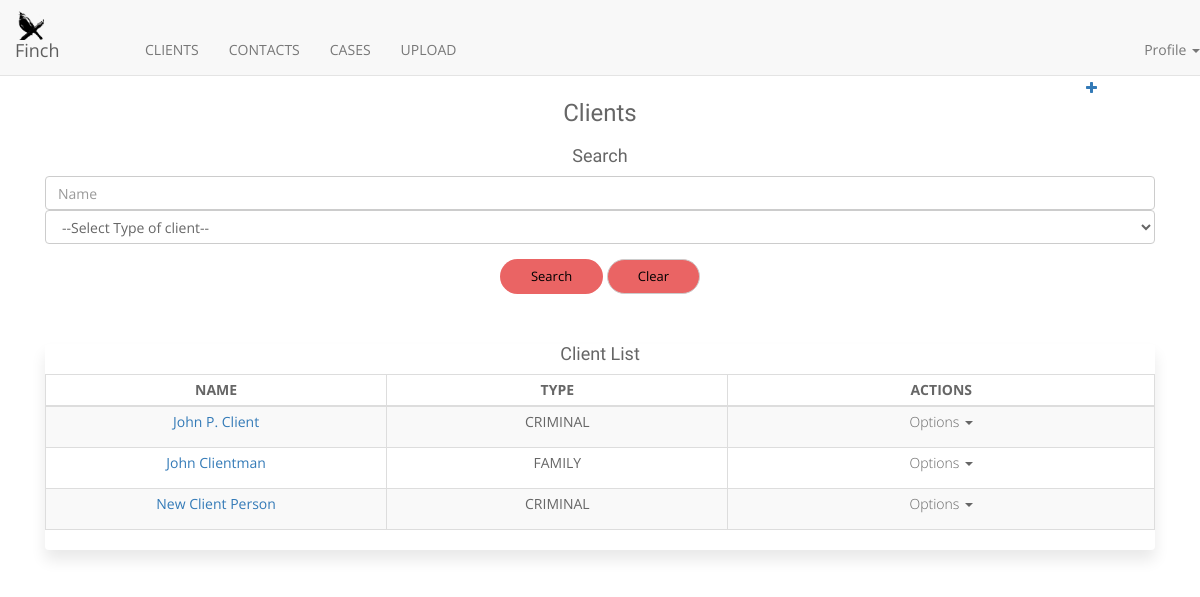
The page /clients/list/ on the database as committed earlier.
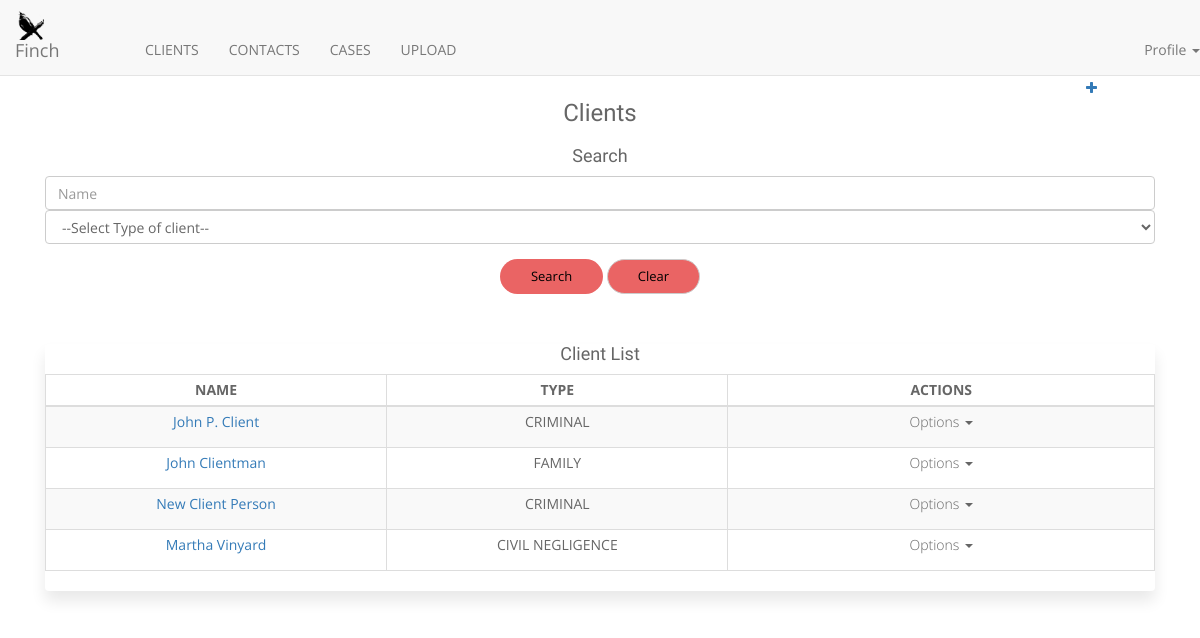
The same page on the database as committed later.
### clients/models.py (models this page shows, shortened)
class Account(models.Model):
    name = models.CharField(pgettext_lazy("Name of Client", "Name"), max_length=64)
    email = models.EmailField()
    phone = models.CharField(max_length=20)
    industry = models.CharField(_("Industry Type"), max_length=255, choices=INDCHOICES, blank=True, null=True)
    billing_address = models.ForeignKey(Address, related_name='account_billing_address', on_delete=models.CASCADE, blank=True, null=True)
    shipping_address = models.ForeignKey(Address, related_name='account_shipping_address', on_delete=models.CASCADE, blank=True, null=True)
    website = models.URLField(_("Website"), blank=True, null=True)
    description = models.TextField(blank=True, null=True)
    assigned_to = models.ManyToManyField(User, related_name='account_assigned_to')
    teams = models.ManyToManyField(Team)
    created_by = models.ForeignKey(User, related_name='account_created_by', on_delete=models.CASCADE)
    created_on = models.DateTimeField(_("Created on"), auto_now_add=True)
    is_active = models.BooleanField(default=False)

### clients/views.py (the view)
@csrf_exempt
def clients_list(request):
    clients_list = Account.objects.all()
    page = request.POST.get('per_page')
    name = request.POST.get('name')
    city = request.POST.get('city')
    industry = request.POST.get('industry')
    if name:
        clients_list = Account.objects.filter(name__icontains=name)
    if city:
        clients_list = clients_list.filter(
            billing_address__in=[i.id for i in Address.objects.filter(city__contains=city)])
    if industry:
        clients_list = clients_list.filter(industry__icontains=industry)
    return render(request, "clients/clients.html", {
        'clients_list': clients_list,
        'industries': INDCHOICES,
        'per_page': page
    })

### templates/clients/clients.html (shortened to what this page needs)
{% extends 'base.html' %}
{% load staticfiles %}
{% load paginate %}
{% block content %}
<div class="container">
  <div class="col-md-8 col-sm-6 col-xs-12" style="width:95%">
    <div class="create_new text-right">
      <a href="{% url 'clients:new_account' %}"><i class="fa fa-plus"></i></a>
    </div>
  </div>
  <center>
    <h3>Clients</h3>
  </center>
    <form id="clients_filter" method="POST" action="" >{% csrf_token %}
        <div class="filter_col col-md-12">
          <center>
            <h4>Search</h4>
          </center>
          <div class="form-group">
            <input type="text" class="form-control" placeholder="Name" name="name" value="{{request.POST.name}}">
            <select class="form-control" id="id_industry" name="industry" >
              <option value="">--Select Type of client--</option>
            </select>
          </div>
        </div>
        <div class="filter_col text-center">
          <div class="form-group">
            <button class="btn btn-round btn-dropdown-toggle" id="filter_click" type="submit">Search</button>
            <a href="{% url 'clients:list' %}" id="filter_clear" class="btn btn-round btn-default">Clear</a>
          </div><br>
        </div>
      </div>
    </div>
<div class="container">
<div class="col-md-8 col-sm-6 col-xs-12" style="width:100%">
  <div class="panel panel-default">
    <div class="panel-heading-list text-center">
      <h4>Client List</h4>
    </div>
    <div class="panel-content">
      <table class="table table-bordered table-striped table-condensed">
        <thead>
          <tr>
            <th width="20%" style="text-align:center;">NAME</th>
            <th width="20%" style="text-align:center;">TYPE</th>
            <th width="25%" style="text-align:center;">ACTIONS</th>
          </tr>
        </thead>
        <tbody>
          {% for each_account in clients_list %}
          <tr id="account_details{{each_account.id}}" class="text-center">
            <td>{% if each_account.name %}<a href="{% url 'clients:view_account' each_account.id %}">{{ each_account.name }}</a>{% endif %}</td>
            <td>{% if each_account.industry %}{{ each_account.industry }} {% else %} Not specified {% endif %}</td>
            <td>
              <div class="dropdown">
                  <p  id="dropdownMenu1" data-toggle="dropdown">Options
                    <span class="caret"></span></p>
                </div>
            </td>
          </tr>
          {% endfor %}
        </tbody>
      </table>
    </div>
    </div>
  </div>
</div>
{% endblock %}

Rows that differ between the two databases and show on the page:
added Account: name "Martha Vinyard", industry "CIVIL NEGLIGENCE"
